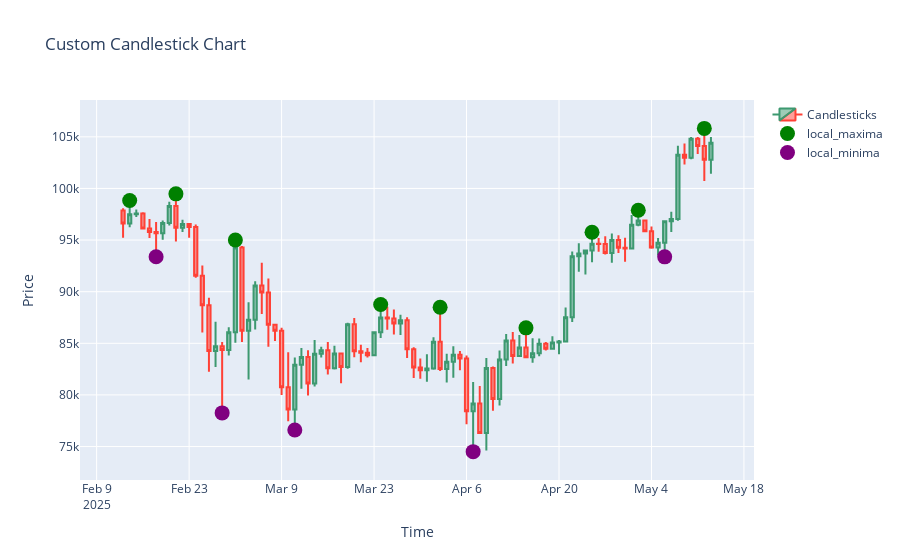

Notebook source saved alongside this figure:
### Code cell
fig = add_chart_to_figure(
    fig,
    go.Scatter(
        x=dftmax.index,
        y=dftmax["high_local_maxima"],
        mode="markers",
        name="local_maxima",
        marker={"color": "green", "size": 15},
    ),
)

fig = add_chart_to_figure(
    fig,
    go.Scatter(
        x=dftmin.index,
        y=dftmin["low_local_minima"],
        mode="markers",
        name="local_minima",
        marker={"color": "purple", "size": 15},
    ),
)

fig.show()
